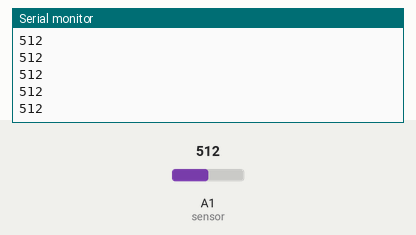
Recording of a sketch running on a simulated Arduino Uno, built with avr-gcc and run on an emulated ATmega328P. Shown: the last lines printed to the serial monitor. Inputs (shaded band) come from the test bench; at power-on: A1 (sensor) = 512.

Above: at 1.2 s.
1.3 s: A1 (sensor) set to 716
At 1.31 s:
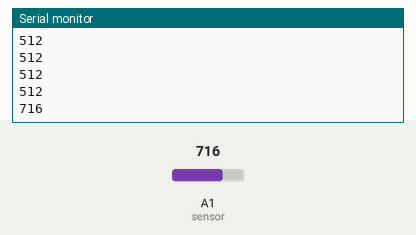
2.8 s: A1 (sensor) set to 900
At 2.81 s:
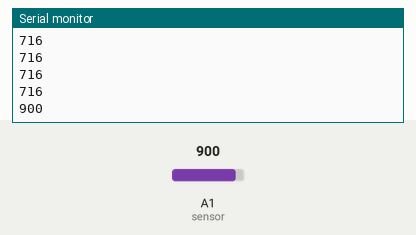
Timing chart, 0 to 5.8 s (numbered marks = the images above; inputs shaded):
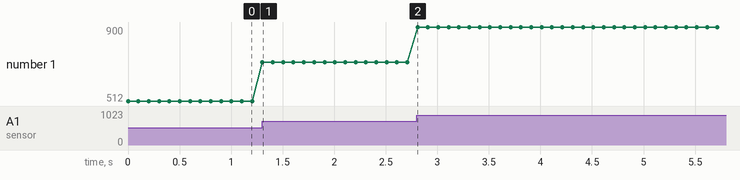

The sketch:

02._photoresistor_sensor.ino
```cpp
/******************************************************************************************
 * FileName     : 02._photoresistor_sensor
 * Description  : 조도 센서 값 출력해 보기
 * Author       : 오경석
 * Created Date : 2023.10.25
 * Reference    :
 * Modified     : 2024.03.25 : PEJ : 주석 수정, 딜레이 추가
******************************************************************************************/


// global variable
int sensor = A1;                          // 조도 센서 핀 지정


// setup
void setup() {
  Serial.begin(115200);                   // 시리얼 통신 속도 설정
}


// main loop
void loop() {
  int sensor_result = analogRead(sensor); // 조도 센서 값 저장

  Serial.println(sensor_result);          // 시리얼 모니터에 조도 센서 값 출력

  delay(100);                             // 0.1초 기다리기
}


//==========================================================================================
//
// (주)한국공학기술연구원 http://et.ketri.re.kr
//
//==========================================================================================
```

Measured:
- after the input at 1.3 s, the serial monitor: prints a new line at once (image 1)
- after the input at 2.8 s, the serial monitor: prints a new line at once (image 2)
- plotted number 1: 512 → 716 after the input at 1.3 s, 716 → 900 after the input at 2.8 s
